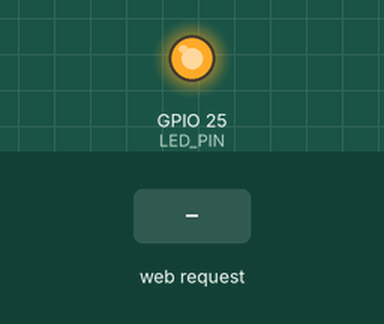
Simulated run of this sketch. Board: ESP32. On the bench: output pins drawn as LEDs (lit = HIGH). The test bench sets the inputs (shaded band). WiFi joins after 1.5 s; servers stay silent unless stated; what the sketch prints to the serial monitor is not drawn.

Above: at 4.2 s.
4.3 s: HTTP request GET /off received
At 5.5 s:
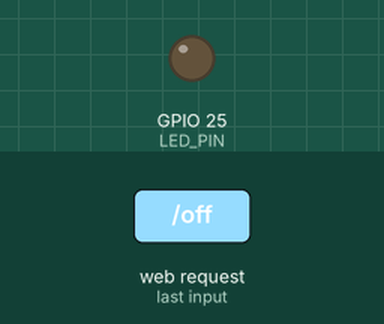
5.8 s: HTTP request GET /on received
At 6.9 s:
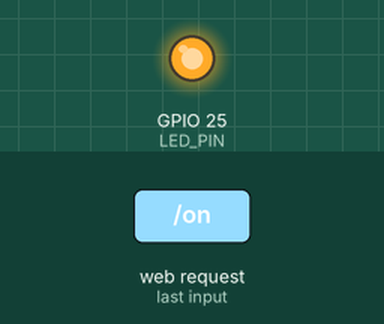
Timing chart, 0 to 8.8 s (numbered marks = the images above; inputs shaded):
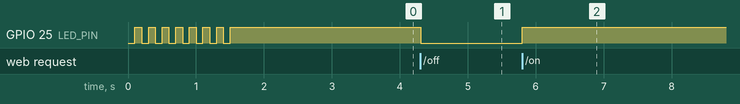

Measured:
- after the input at 4.3 s, GPIO 25 (LED_PIN): HIGH → LOW at once
- after the input at 5.8 s, GPIO 25 (LED_PIN): LOW → HIGH at once

The sketch:

3-3.ino
```cpp
// remote controll

#include <WiFi.h>
// cd libraries
// git clone https://github.com/me-no-dev/ESPAsyncWebServer.git
// git clone https://github.com/me-no-dev/AsyncTCP.git
#include <ESPAsyncWebServer.h>

const byte LED_PIN = 25;
bool ledFlag = true;

const char *ssid = "";
const char *password = "";
IPAddress ip(192, 168, 30, 100);
IPAddress gateway(192, 168, 30, 1);
IPAddress subnet(255, 255, 255, 0);

AsyncWebServer webServer(80);

void setup() {
  Serial.begin(115200);
  Serial.println();
  pinMode(LED_PIN, OUTPUT);
  WiFi.config(ip, gateway, subnet);
  WiFi.begin(ssid, password);
  while(WiFi.status() != WL_CONNECTED) {
    ledFlag = !ledFlag;
    digitalWrite(LED_PIN, ledFlag);
    delay(100);
    Serial.print(".");
  }
  Serial.print("WiFi connected. IP address: ");
  Serial.println(WiFi.localIP());
  digitalWrite(LED_PIN, HIGH);

  webServer.on("/", HTTP_GET, [](AsyncWebServerRequest *request){
    sendHtml(request);
  });
  webServer.on("/on", HTTP_GET, [](AsyncWebServerRequest *request){
    digitalWrite(LED_PIN, HIGH);
    sendHtml(request);
  });
  webServer.on("/off", HTTP_GET, [](AsyncWebServerRequest *request){
    digitalWrite(LED_PIN, LOW);
    sendHtml(request);
  });
  webServer.begin();
  Serial.println("Http server started");
}

void loop() {
}

void sendHtml(AsyncWebServerRequest *request) {
  String res_html =
  "<center>\
    <h2>LED Control</h2>\
    <p><button type='button' onclick='location.href=\"/on\"' \
      style='width:250px;height:60px;'>LED-ON</button></p>\
    <p><button type='button' onclick='location.href=\"/off\"' \
      style='width:250px;height:60px;'>LED-OFF</button></p>\
  </center>";
  request->send(200, "text/html", res_html);
  Serial.println("send html");
}
```
